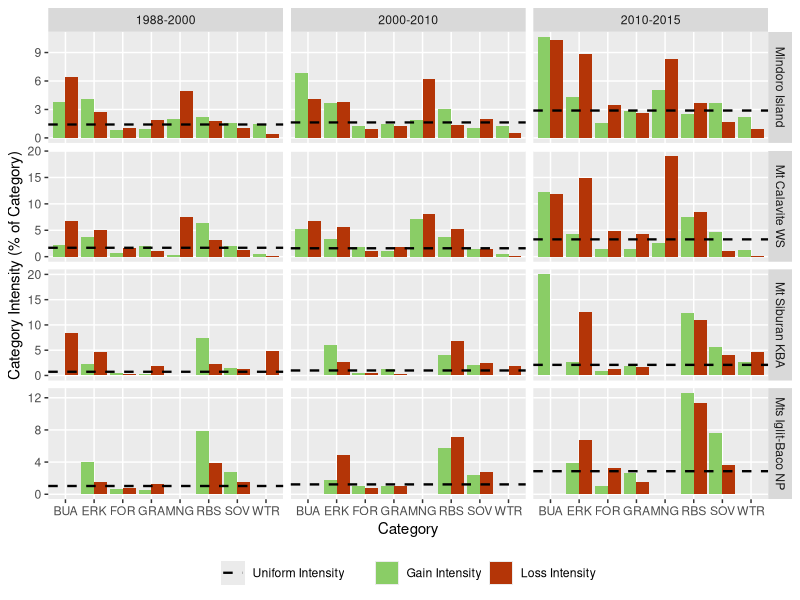

Generate this figure with R:
# Script Description --------------------
# This R script generates barplots using ggplot2 package to visualise the category-level intensity analysis of changes
# in Mindoro Island, Philippines derived from land cover classification of Landsat data for three time-intervals: 
# 1988-2000, 2000-2010, and 2010-2015. Intensity analysis was calculated using an Excel spreadsheet with a VBA macro
# (see https://sites.google.com/site/intensityanalysis/). The domain of analysis is Mindoro Island. 
#
# Script By:      Jose Don T De Alban
# Date Created:   13 Mar 2018
# Last Modified:  08 Apr 2021

# Set Working Directory -------------------
setwd("/Users/dondealban/Dropbox/Research/Mindoro/intensity analysis/")

# Load Libraries --------------------------
library(tidyverse)
library(readxl)

# Read Input Data -------------------------

# Read interval level XLSX data file, convert to data frame, and store into variable
dfMINDRg <- as.data.frame(read_excel("Category_Level_Intensity_Analysis_ALL.xlsx", sheet="Gain_Mindoro"))
dfMINDRl <- as.data.frame(read_excel("Category_Level_Intensity_Analysis_ALL.xlsx", sheet="Loss_Mindoro"))
dfMCWSg  <- as.data.frame(read_excel("Category_Level_Intensity_Analysis_ALL.xlsx", sheet="Gain_MCWS"))
dfMCWSl  <- as.data.frame(read_excel("Category_Level_Intensity_Analysis_ALL.xlsx", sheet="Loss_MCWS"))
dfMIBNPg <- as.data.frame(read_excel("Category_Level_Intensity_Analysis_ALL.xlsx", sheet="Gain_MIBNP"))
dfMIBNPl <- as.data.frame(read_excel("Category_Level_Intensity_Analysis_ALL.xlsx", sheet="Loss_MIBNP"))
dfSBRNg  <- as.data.frame(read_excel("Category_Level_Intensity_Analysis_ALL.xlsx", sheet="Gain_SBRN"))
dfSBRNl  <- as.data.frame(read_excel("Category_Level_Intensity_Analysis_ALL.xlsx", sheet="Loss_SBRN"))

# Clean and Subset Data -------------------

# 1. Select columns: include all columns except Category ID
subMINDRg <- subset(dfMINDRg, select=c(1,3:11))
subMINDRl <- subset(dfMINDRl, select=c(1,3:11))
subMCWSg  <- subset(dfMCWSg, select=c(1,3:11))
subMCWSl  <- subset(dfMCWSl, select=c(1,3:11))
subMIBNPg <- subset(dfMIBNPg, select=c(1,3:11)) 
subMIBNPl <- subset(dfMIBNPl, select=c(1,3:11))
subSBRNg  <- subset(dfSBRNg, select=c(1,3:11))
subSBRNl  <- subset(dfSBRNl, select=c(1,3:11))

# *Remove classes: MNG, BUA, WTR for specific domain of analysis
# Mts Iglit-Baco National Park
remove.list <- paste(c("MNG","BUA","WTR"), collapse='|')
subMIBNPg <- subMIBNPg %>% filter(!grepl(remove.list, subMIBNPg$Category_Name))
subMIBNPl <- subMIBNPl %>% filter(!grepl(remove.list, subMIBNPl$Category_Name))

# *Replace undefined values with 0
# Mt Siburan Key Biodiversity Area
subSBRNg[subSBRNg=="Undefined"] <- 0
subSBRNl[subSBRNl=="Undefined"] <- 0

# 2. Add Change Type column
# Mindoro Island
type1a <- rep("Gain", nrow(subMINDRg))
type2a <- rep("Loss", nrow(subMINDRl))
site1a <- rep("Mindoro Island", nrow(subMINDRg))
site2a <- rep("Mindoro Island", nrow(subMINDRl))
subMINDRg <- cbind(subMINDRg, type1a, site1a)
subMINDRl <- cbind(subMINDRl, type2a, site2a)
# Mt Calavite Wildlife Sanctuary
type1b <- rep("Gain", nrow(subMCWSg))
type2b <- rep("Loss", nrow(subMCWSl))
site1b <- rep("Mt Calavite WS", nrow(subMCWSg))
site2b <- rep("Mt Calavite WS", nrow(subMCWSl))
subMCWSg <- cbind(subMCWSg, type1b, site1b)
subMCWSl <- cbind(subMCWSl, type2b, site2b)
# Mts Iglit-Baco National Park
type1c <- rep("Gain", nrow(subMIBNPg))
type2c <- rep("Loss", nrow(subMIBNPl))
site1c <- rep("Mts Iglit-Baco NP", nrow(subMIBNPg))
site2c <- rep("Mts Iglit-Baco NP", nrow(subMIBNPl))
subMIBNPg <- cbind(subMIBNPg, type1c, site1c)
subMIBNPl <- cbind(subMIBNPl, type2c, site2c)
# Mt Siburan Key Biodiversity Area
type1d <- rep("Gain", nrow(subSBRNg))
type2d <- rep("Loss", nrow(subSBRNl))
site1d <- rep("Mt Siburan KBA", nrow(subSBRNg))
site2d <- rep("Mt Siburan KBA", nrow(subSBRNl))
subSBRNg <- cbind(subSBRNg, type1d, site1d)
subSBRNl <- cbind(subSBRNl, type2d, site2d)

# 3. Reorder columns before renaming
subMINDRg <- subMINDRg[,c(1:2,11,12,3:10)]
subMINDRl <- subMINDRl[,c(1:2,11,12,3:10)]
subMCWSg  <- subMCWSg[,c(1:2,11,12,3:10)]
subMCWSl  <- subMCWSl[,c(1:2,11,12,3:10)]
subMIBNPg <- subMIBNPg[,c(1:2,11,12,3:10)]
subMIBNPl <- subMIBNPl[,c(1:2,11,12,3:10)]
subSBRNg  <- subSBRNg[,c(1:2,11,12,3:10)]
subSBRNl  <- subSBRNl[,c(1:2,11,12,3:10)]

# 4. Change column names for easier reference
# Note the following description of category level column names
# ColA - Years of Time Interval
# ColB - Category Name
# ColC - Change Type
# ColD - Study Area/Site
# ColE - Observed Annual Loss/Gain [number of elements]
# ColF - Loss/Gain Intensity [percent of t1/t2 category]
# ColG - Uniform Intensity [percent of interval domain]
# ColH - Uniform Annual Loss/Gain [number of elements]
# ColI - Hypothesized Annual Error [number of elements]
# ColJ - Commission Intensity [percent of t1/t2 category]
# ColK - Omission Intensity [percent of t1/t2 category]
# ColL - Hypothesized t1/t2 Error [percent of interval domain]

list <- c("ColA","ColB","ColC","ColD","ColE","ColF","ColG","ColH","ColI","ColJ","ColK","ColL")
colnames(subMINDRg) <- c(list)
colnames(subMINDRl) <- c(list)
colnames(subMCWSg)  <- c(list)
colnames(subMCWSl)  <- c(list)
colnames(subMIBNPg) <- c(list)
colnames(subMIBNPl) <- c(list)
colnames(subSBRNg)  <- c(list)
colnames(subSBRNl)  <- c(list)

# 6. Combine separate Loss and Gain datasets into one dataframe
catALL <- rbind(subMINDRg, subMINDRl, subMCWSg, subMCWSl, subSBRNg, subSBRNl, subMIBNPg, subMIBNPl)

# 7. Replace "Undefined" cells as 0 and convert ColF and ColK to numeric data types
catALL <- transform(catALL, ColF = as.numeric(ColF), ColK = as.numeric(ColK))

# Generate Plots ------------------------

# Plot 1: Gain and Loss Intensities only
plotCAT <- ggplot() + geom_bar(data=catALL, aes(x=ColB, y=ColF, fill=ColC), stat="identity", position=position_dodge())
plotCAT <- plotCAT  + geom_hline(data=catALL, aes(yintercept=ColG, colour="#000000"), linetype="dashed", size=0.8) # Uniform line
plotCAT <- plotCAT  + facet_grid(ColD ~ ColA, scales="free_y")
plotCAT <- plotCAT  + labs(x="Category", y="Category Intensity (% of Category)")
plotCAT <- plotCAT  + scale_fill_manual(values=c("#8acd66","#b43507"), labels=c("Gain Intensity","Loss Intensity"))
plotCAT <- plotCAT  + scale_colour_manual(values=c("#000000"), labels=c("Uniform Intensity"))
plotCAT <- plotCAT  + theme(panel.grid.minor=element_blank())
plotCAT <- plotCAT  + theme(legend.position="bottom", legend.box="horizontal", legend.title=element_blank())

# Save Outputs --------------------------

# Output boxplots to a PDF file
ggsave(plotCAT, file="Category-Level-Intensity-Analysis_Mindoro_v2.pdf", width=25, height=25, units="cm", dpi=300)
